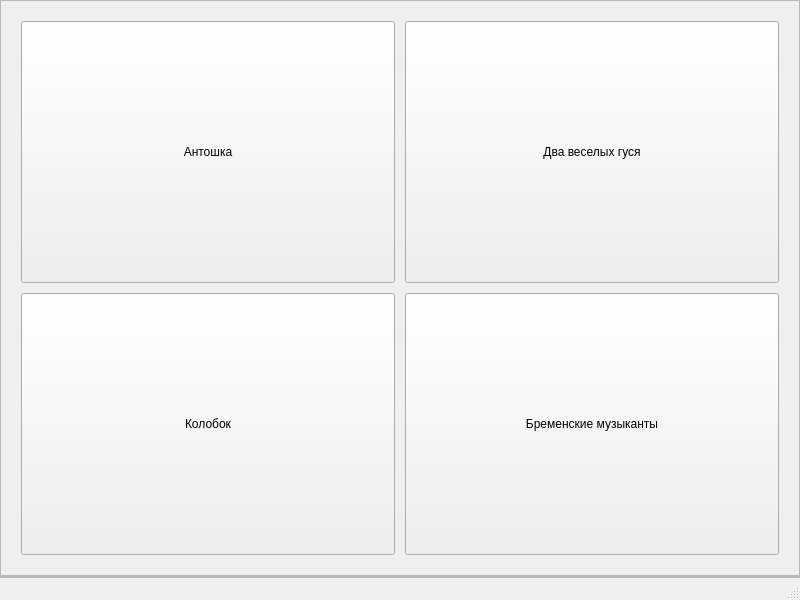
<?xml version="1.0" encoding="UTF-8"?>
<ui version="4.0">
 <class>ButtonView</class>
 <widget class="QMainWindow" name="ButtonView">
  <property name="geometry">
   <rect>
    <x>0</x>
    <y>0</y>
    <width>800</width>
    <height>600</height>
   </rect>
  </property>
  <property name="windowTitle">
   <string>MainWindow</string>
  </property>
  <widget class="QWidget" name="centralwidget">
   <layout class="QVBoxLayout" name="verticalLayout">
    <property name="spacing">
     <number>0</number>
    </property>
    <property name="leftMargin">
     <number>0</number>
    </property>
    <property name="topMargin">
     <number>0</number>
    </property>
    <property name="rightMargin">
     <number>0</number>
    </property>
    <property name="bottomMargin">
     <number>0</number>
    </property>
    <item>
     <widget class="QFrame" name="frame_bn">
      <property name="frameShape">
       <enum>QFrame::StyledPanel</enum>
      </property>
      <property name="frameShadow">
       <enum>QFrame::Raised</enum>
      </property>
      <layout class="QGridLayout" name="frame_bn_layout">
       <property name="leftMargin">
        <number>20</number>
       </property>
       <property name="topMargin">
        <number>20</number>
       </property>
       <property name="rightMargin">
        <number>20</number>
       </property>
       <property name="bottomMargin">
        <number>20</number>
       </property>
       <property name="spacing">
        <number>10</number>
       </property>
       <item row="2" column="1">
        <widget class="QToolButton" name="bn_2">
         <property name="sizePolicy">
          <sizepolicy hsizetype="Expanding" vsizetype="Expanding">
           <horstretch>0</horstretch>
           <verstretch>0</verstretch>
          </sizepolicy>
         </property>
         <property name="text">
          <string>Два веселых гуся</string>
         </property>
         <property name="icon">
          <iconset>
           <normaloff>../files/gusi.jpg</normaloff>../files/gusi.jpg</iconset>
         </property>
         <property name="iconSize">
          <size>
           <width>240</width>
           <height>240</height>
          </size>
         </property>
        </widget>
       </item>
       <item row="2" column="0">
        <widget class="QToolButton" name="bn_1">
         <property name="sizePolicy">
          <sizepolicy hsizetype="Expanding" vsizetype="Expanding">
           <horstretch>0</horstretch>
           <verstretch>0</verstretch>
          </sizepolicy>
         </property>
         <property name="text">
          <string>Антошка</string>
         </property>
         <property name="icon">
          <iconset>
           <normaloff>../files/antoshka.jpg</normaloff>../files/antoshka.jpg</iconset>
         </property>
         <property name="iconSize">
          <size>
           <width>240</width>
           <height>240</height>
          </size>
         </property>
        </widget>
       </item>
       <item row="3" column="0">
        <widget class="QToolButton" name="bn_3">
         <property name="sizePolicy">
          <sizepolicy hsizetype="Expanding" vsizetype="Expanding">
           <horstretch>0</horstretch>
           <verstretch>0</verstretch>
          </sizepolicy>
         </property>
         <property name="text">
          <string>Колобок</string>
         </property>
         <property name="icon">
          <iconset>
           <normaloff>../files/kolobok.gif</normaloff>../files/kolobok.gif</iconset>
         </property>
         <property name="iconSize">
          <size>
           <width>240</width>
           <height>240</height>
          </size>
         </property>
        </widget>
       </item>
       <item row="3" column="1">
        <widget class="QToolButton" name="bn_4">
         <property name="sizePolicy">
          <sizepolicy hsizetype="Expanding" vsizetype="Expanding">
           <horstretch>0</horstretch>
           <verstretch>0</verstretch>
          </sizepolicy>
         </property>
         <property name="text">
          <string>Бременские музыканты</string>
         </property>
         <property name="icon">
          <iconset>
           <normaloff>../files/bm.jpg</normaloff>../files/bm.jpg</iconset>
         </property>
         <property name="iconSize">
          <size>
           <width>240</width>
           <height>240</height>
          </size>
         </property>
        </widget>
       </item>
      </layout>
     </widget>
    </item>
    <item>
     <widget class="QFrame" name="frame_player">
      <property name="frameShape">
       <enum>QFrame::StyledPanel</enum>
      </property>
      <property name="frameShadow">
       <enum>QFrame::Raised</enum>
      </property>
      <layout class="QVBoxLayout" name="frame_player_layout">
       <property name="spacing">
        <number>0</number>
       </property>
       <property name="leftMargin">
        <number>0</number>
       </property>
       <property name="topMargin">
        <number>0</number>
       </property>
       <property name="rightMargin">
        <number>0</number>
       </property>
       <property name="bottomMargin">
        <number>0</number>
       </property>
      </layout>
     </widget>
    </item>
   </layout>
  </widget>
  <widget class="QMenuBar" name="menubar">
   <property name="geometry">
    <rect>
     <x>0</x>
     <y>0</y>
     <width>800</width>
     <height>21</height>
    </rect>
   </property>
  </widget>
  <widget class="QStatusBar" name="statusbar">
   <property name="enabled">
    <bool>true</bool>
   </property>
   <property name="sizeGripEnabled">
    <bool>true</bool>
   </property>
  </widget>
 </widget>
 <resources/>
 <connections/>
</ui>
